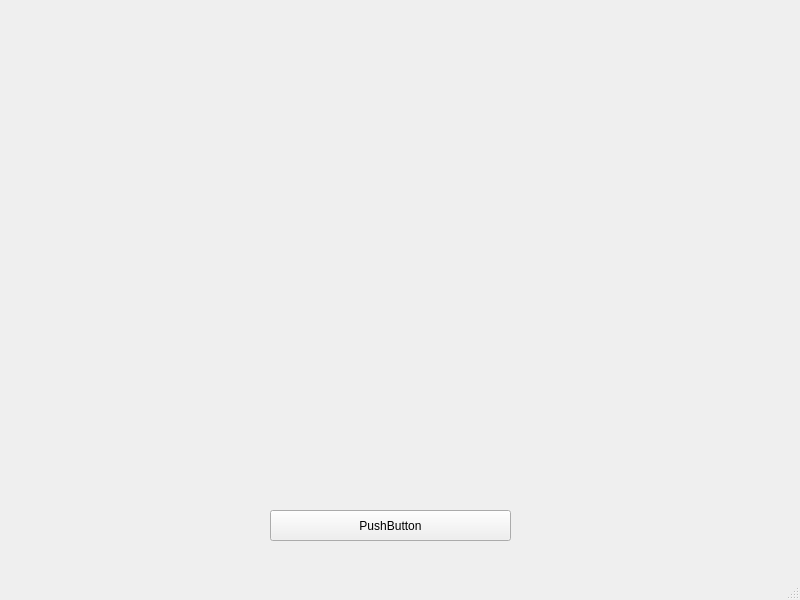
<?xml version="1.0" encoding="UTF-8"?>
<ui version="4.0">
 <class>MainWindow</class>
 <widget class="QMainWindow" name="MainWindow">
  <property name="geometry">
   <rect>
    <x>0</x>
    <y>0</y>
    <width>800</width>
    <height>600</height>
   </rect>
  </property>
  <property name="windowTitle">
   <string>MainWindow</string>
  </property>
  <widget class="QWidget" name="centralwidget">
   <widget class="QWidget" name="widget" native="true">
    <property name="geometry">
     <rect>
      <x>30</x>
      <y>30</y>
      <width>321</width>
      <height>221</height>
     </rect>
    </property>
   </widget>
   <widget class="QWidget" name="widget_2" native="true">
    <property name="geometry">
     <rect>
      <x>420</x>
      <y>30</y>
      <width>321</width>
      <height>221</height>
     </rect>
    </property>
   </widget>
   <widget class="QWidget" name="widget_3" native="true">
    <property name="geometry">
     <rect>
      <x>30</x>
      <y>260</y>
      <width>321</width>
      <height>221</height>
     </rect>
    </property>
   </widget>
   <widget class="QWidget" name="widget_4" native="true">
    <property name="geometry">
     <rect>
      <x>420</x>
      <y>260</y>
      <width>321</width>
      <height>221</height>
     </rect>
    </property>
   </widget>
   <widget class="QPushButton" name="pushButton">
    <property name="geometry">
     <rect>
      <x>270</x>
      <y>510</y>
      <width>241</width>
      <height>31</height>
     </rect>
    </property>
    <property name="text">
     <string>PushButton</string>
    </property>
   </widget>
  </widget>
  <widget class="QMenuBar" name="menubar">
   <property name="geometry">
    <rect>
     <x>0</x>
     <y>0</y>
     <width>800</width>
     <height>21</height>
    </rect>
   </property>
  </widget>
  <widget class="QStatusBar" name="statusbar"/>
 </widget>
 <resources/>
 <connections/>
</ui>
